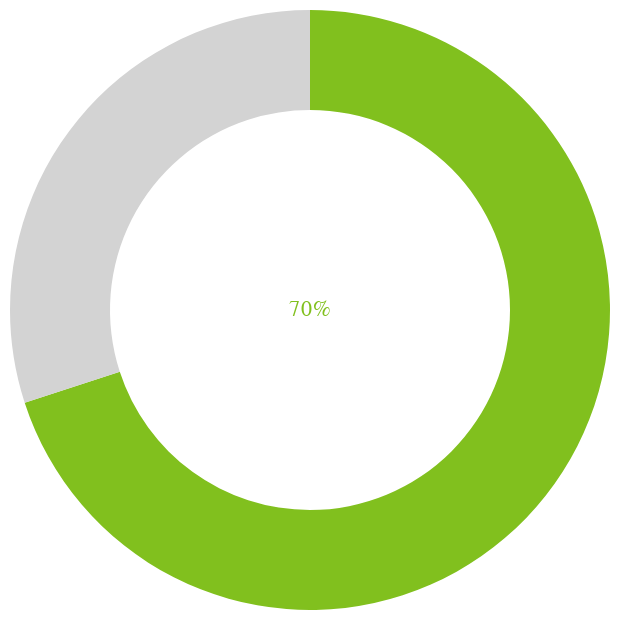

The cell this chart's notebook holds for it:
### Markdown cell above
## Add BAN

### Code cell
text = alt.Chart(df.head(1)).mark_text(
).encode(
    text='label',
    color=alt.Color('color', scale=None)
).properties(
    width=300,
    height=300
) 

chart + text

### Figure 1 — Vega-Lite specification as saved in the notebook (floating-point values rounded to 4 significant figures)
{"config": {"view": {"continuousWidth": 300, "continuousHeight": 300}}, "layer": [{"data": {"name": "data-9e1d92d478b8e22793b2b4364440c5e8"}, "mark": {"type": "arc", "innerRadius": 100, "outerRadius": 150}, "encoding": {"color": {"field": "color", "scale": null, "type": "nominal"}, "theta": {"field": "percentage", "type": "quantitative"}, "tooltip": {"field": "label", "type": "nominal"}}}, {"data": {"name": "data-c211c4aeca948d005f738eaea1da2b00"}, "mark": {"type": "text"}, "encoding": {"color": {"field": "color", "scale": null, "type": "nominal"}, "text": {"field": "label", "type": "nominal"}}}], "height": 300, "width": 300, "$schema": "https://vega.github.io/schema/vega-lite/v5.20.1.json", "datasets": {"data-9e1d92d478b8e22793b2b4364440c5e8": [{"percentage": 0.7, "label": "70%", "color": "#81c01e"}, {"percentage": 0.3, "label": "30%", "color": "lightgray"}], "data-c211c4aeca948d005f738eaea1da2b00": [{"percentage": 0.7, "label": "70%", "color": "#81c01e"}]}}
